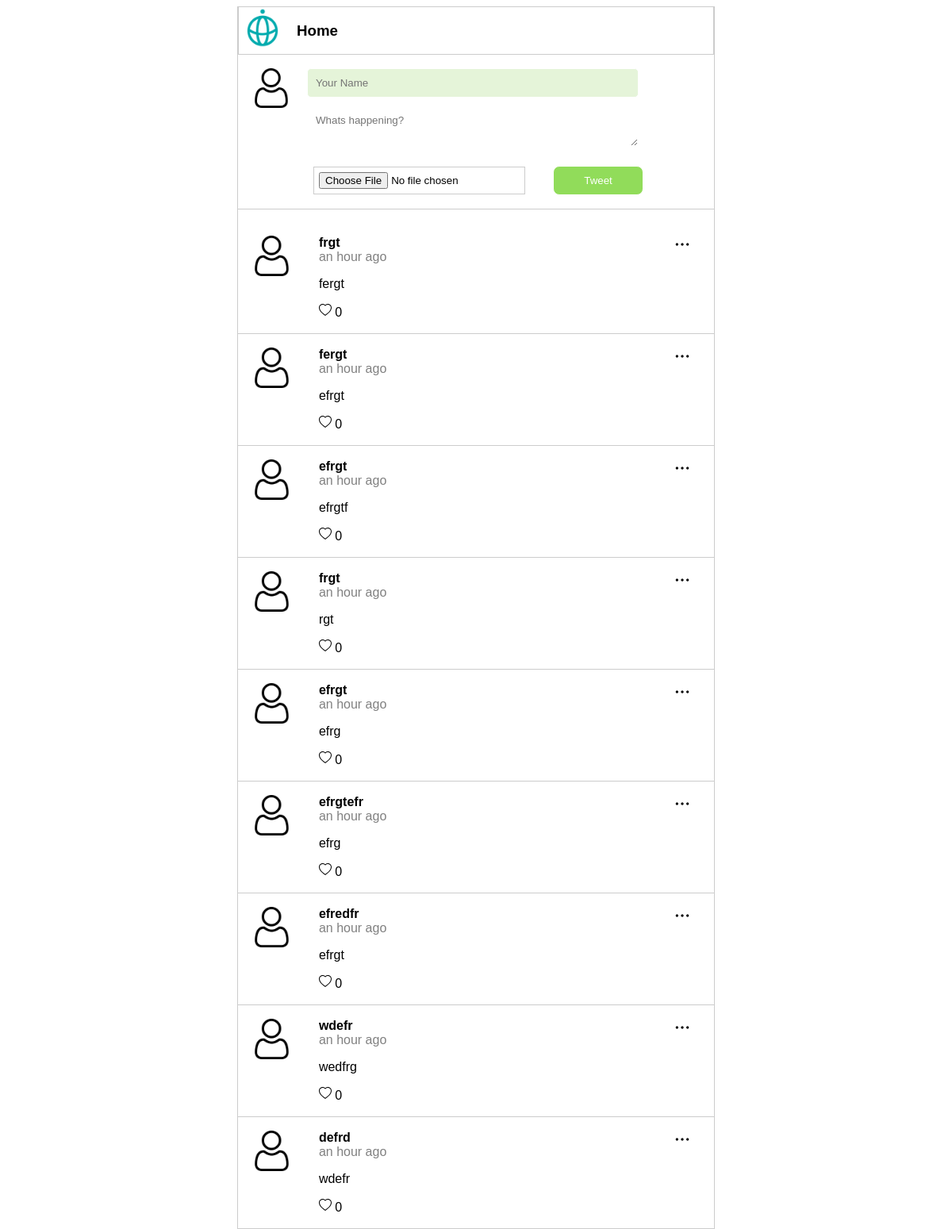
The page / on the database its author committed.
### posts/models.py (models this page shows)
class Post(models.Model):
    class Meta(object):
        db_table = 'post'
    name = models.CharField(
        'Name', blank=False, null=False, max_length=14, db_index=True, default='Anonymous'
    )
    body = models.CharField(
        'Body', blank=True, null=True, max_length=140, db_index=True
    )
    like_count = models.PositiveIntegerField(
       'Like Count',default=0, null=True, blank=True
    )
    created_at = models.DateTimeField(
        'Created DateTime', blank=True, auto_now_add=True
    )
    image= CloudinaryField('image', blank=True, db_index=True
    )

### posts/views.py (the view, shortened to what this page needs)
# urls.py: path('', views.index, name='index'),
def index(request):
    form = PostForm(request.POST, request.FILES)
    posts = Post.objects.all().order_by('-created_at')[:20]
    return render(request, 'posts.html',{'posts': posts, })

### templates/posts.html (shortened to what this page needs)
{% extends "base.html" %} {% load humanize %} {% block content %}
<section class="content">
  <section class="head">
    <div class="header">
      <img src="static/img/techis-logo.png" alt="techis-logo" />
      <h1>Home</h1>
    </div>
  </section>
  <section class="post_form">
    <form action="" method="POST" enctype="multipart/form-data">
      <div class="logo">
        {% load static %}
        <img src="{% static 'img/user.png' %}" />
      </div>
      <input
        class="name"
        type="text"
        name="name"
        placeholder="Your Name"
        required
      />
      <textarea name="body" placeholder="Whats happening?" required></textarea>
      <input class="file" name="image" type="file" />
      <button class="tweet" type="submit">Tweet</button>
    </form>
  </section>
  <section class="posts">
    <ul>
      {% for post in posts %}
      <li>
        <img
          class="menu_icon js-menu-icon"
          src="{% static 'img/option.png' %}"
        />
        <div class="logo">
          <img src="{% static 'img/user.png' %}" />
        </div>
        <div class="name_body">
          <div class="name">{{ post.name}}</div>
          <div class="datetime">{{ post.created_at|naturaltime }}</div>
          <p>{{ post.body}}</p>
          <div class="icon_list">
            <a href="/likes/{{post.id}}/">
              <img class="like" src="{% static 'img/heart.svg' %}"
            /></a>
            {{ post.like_count }}
          </div>
        </div>
      </li>
      {% endfor %}
    </ul>
  </section>
</section>
{% endblock %}

### templates/base.html (shortened to what this page needs)
<!DOCTYPE html>
<html lang="en">
  <head>
    {% load static %}
    <link href="{% static 'css/style.css' %}" rel="stylesheet" />
  </head>
  <body>
    {% block content %} {{ content }} {% endblock %}
  </body>
</html>

### static/css/style.css (style rules this page uses)
html, body { height: 100%; background-size: cover; }
.content { max-width: 600px; margin: 0 auto; border-left: 1px solid #ccc; border-right: 1px solid #ccc; font-family: Arial, Helvetica, sans-serif; }
.post_form { padding: 17px; border-bottom: 1px solid #ccc; }
.logo img { position: relative; float: left; width: 50px; margin: 0px 20px 0px 0px; }
.post_form .tweet { width: 20%; color: white; margin: 10px 31px 0px; padding: 10px; border-radius: 0.5rem; border: 1px solid white; background-color: #91dc5a; }
.post_form .name { width: 70%; margin-bottom: 10px; padding: 10px; border-radius: 5px; border: 1px solid white; background-color: #e5f4d9; }
.post_form textarea { width: 70%; margin-bottom: 10px; padding: 10px; border: 1px solid white; font-family: inherit; }
.posts ul { padding: 0; }
.posts li { position: relative; display: flex; border-bottom: 1px solid #ccc; padding: 17px; }
.posts li .menu_icon { width: 20px; position: absolute; right: 30px; top: 18px; }
.header img { position: relative; float: left; width: 50px; margin: 1px 18px 1px 5px; }
.header h1 { display: block; margin-block-start: 1em; margin-block-end: 1em; margin-inline-start: 0px; margin-inline-end: 0px; font-family: sans-serif; }
.header { border: 1px solid #ccc; }
.posts li .logo { flex-basis: 15%; }
.posts li .logo img { width: 60%; }
.posts li .name_body { flex-basis: 85%; height: fit-content; }
.posts li .name_body .name { font-weight: bold; }
.posts li .name_body .datetime { color: gray; }
.file { border: 1px solid #ccc; padding: 6px; margin: 0px 0px 0px 78px; }

### rows shown on the page
Post: name "frgt", created_at "an hour ago", body "fergt", like_count "0"
Post: name "fergt", created_at "an hour ago", body "efrgt", like_count "0"
Post: name "efrgt", created_at "an hour ago", body "efrgtf", like_count "0"
Post: name "frgt", created_at "an hour ago", body "rgt", like_count "0"
Post: name "efrgt", created_at "an hour ago", body "efrg", like_count "0"
Post: name "efrgtefr", created_at "an hour ago", body "efrg", like_count "0"
Post: name "efredfr", created_at "an hour ago", body "efrgt", like_count "0"
Post: name "wdefr", created_at "an hour ago", body "wedfrg", like_count "0"
Post: name "defrd", created_at "an hour ago", body "wdefr", like_count "0"
